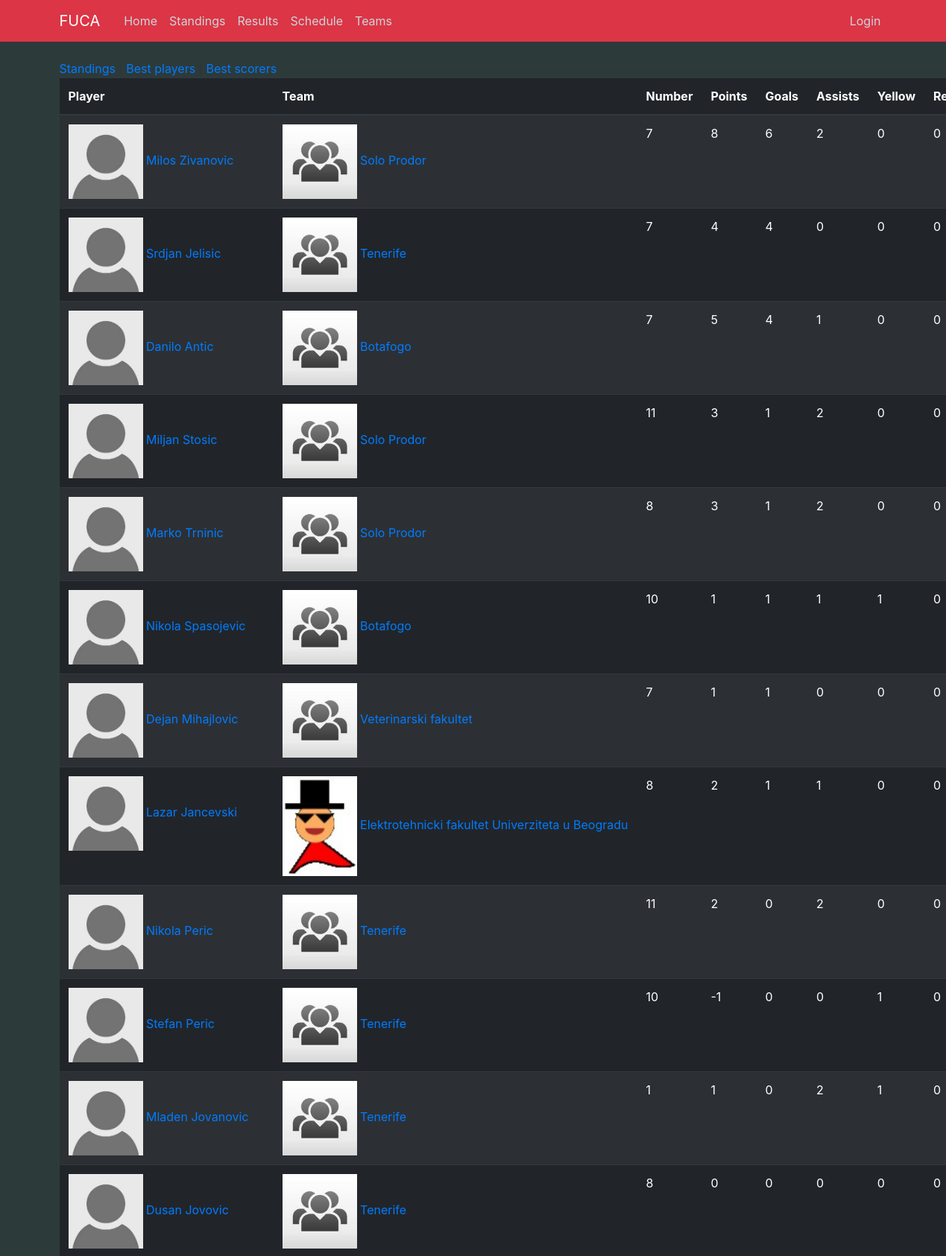
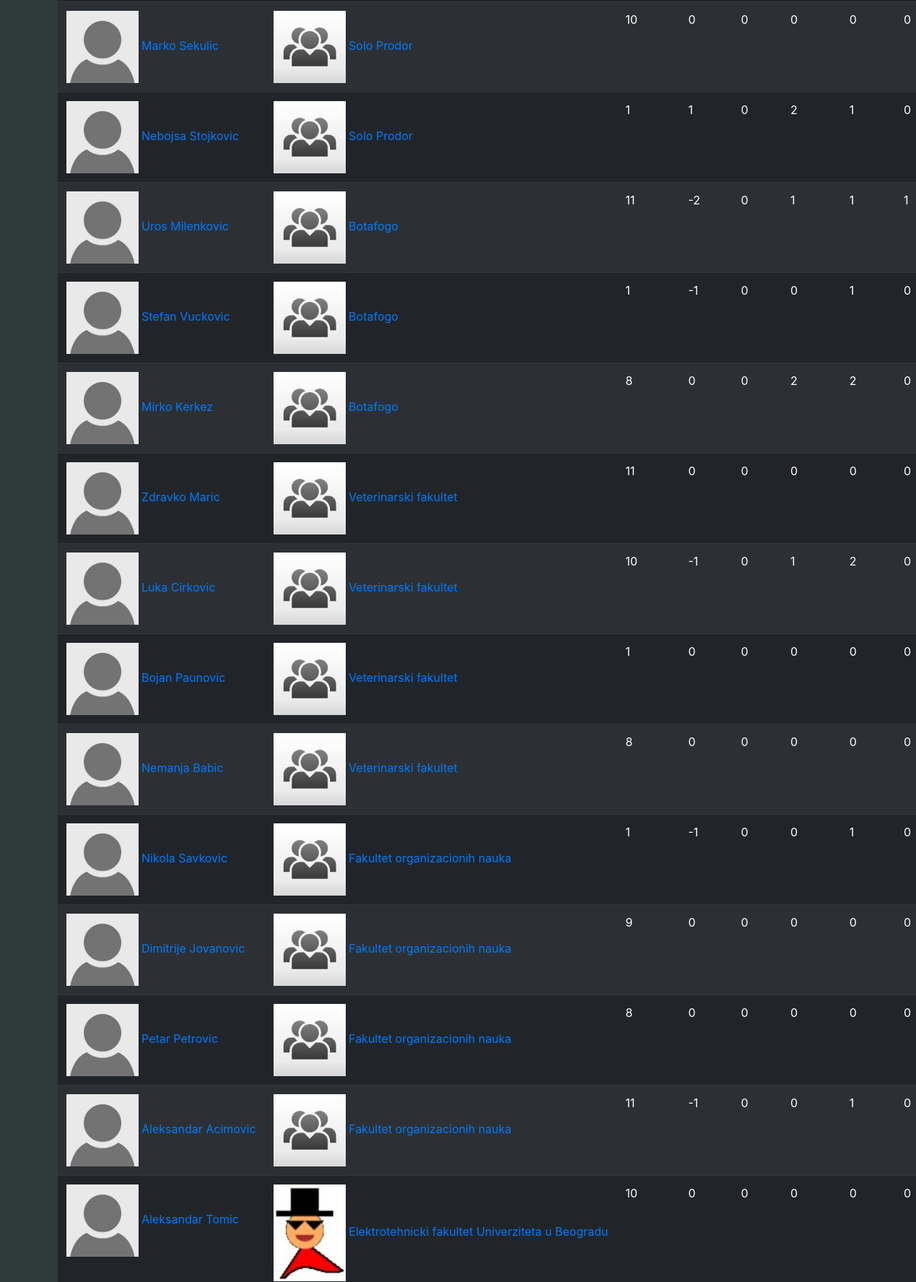
The page /bestscorers (upper part) on the database its author committed (2 pictures, top to bottom).
### fuca/models.py (models this page shows, shortened)
class Player(db.Model):
    __tablename__ = 'player'
    id          = db.Column(db.Integer,     primary_key=True)
    name        = db.Column(db.String(100), nullable=False)
    birthdate   = db.Column(db.DateTime,    nullable=False)
    number      = db.Column(db.Integer,     nullable=False)
    image       = db.Column(db.String(20),  nullable=False, default='default.jpg')
    email       = db.Column(db.String(120), unique=True,    nullable=False)
    password    = db.Column(db.String(60))
    team_id     = db.Column(db.Integer, db.ForeignKey('team.id'), nullable=False)
    statistics  = db.relationship('Statistics', backref='player', lazy=True)
    def goals(self):
        goals = 0
        for stat in self.statistics:
            goals += stat.goals
        return goals
    def assists(self):
        assists = 0
        for stat in self.statistics:
            assists += stat.assists
        return assists
    def red(self):
        red = 0
        for stat in self.statistics:
            red += stat.red
        return red
    def yellow(self):
        yellow = 0
        for stat in self.statistics:
            yellow += stat.yellow
        return yellow
    def points(self):
        return self.goals() + self.assists() - self.yellow() - 2 * self.red()
    def jinja_dict(self):
        return {'name'          : self.name,
                'birthdate'     : self.birthdate,
                'image'         : self.image,
                'email'         : self.email,
                'team'          : self.team,
                'number'        : self.number,
                'goals'         : self.goals(),
                'assists'       : self.assists(),
                'red'           : self.red(),
                'yellow'        : self.yellow(),
                'points'        : self.points(),
                'id'            : self.id,
                'team_id'       : self.team_id}

class Team(db.Model):
    __tablename__ = 'team'
    id          = db.Column(db.Integer,     primary_key=True)
    name        = db.Column(db.String(100), nullable=False, unique=True)
    matches     = db.Column(db.Integer,     nullable=False, default=0)
    wins        = db.Column(db.Integer,     nullable=False, default=0)
    losses      = db.Column(db.Integer,     nullable=False, default=0)
    draws       = db.Column(db.Integer,     nullable=False, default=0)
    goal_diff   = db.Column(db.Integer,     nullable=False, default=0)
    logo_image  = db.Column(db.String(20),  nullable=False, default='default.jpg')
    captain_id  = db.Column(db.Integer, db.ForeignKey('player.id'))
    host_matches    = db.relationship('Match',  backref='host_team',    lazy=True,  foreign_keys=Match.host_team_id)
    guest_matches   = db.relationship('Match',  backref='guest_team',   lazy=True,  foreign_keys=Match.guest_team_id)
    players         = db.relationship('Player', backref='team',         lazy=True,  foreign_keys=Player.team_id)

class Statistics(db.Model):
    __tablename__ = 'statistics'
    id          = db.Column(db.Integer, primary_key=True)
    goals       = db.Column(db.Integer, nullable=False)
    assists     = db.Column(db.Integer, nullable=False)
    yellow      = db.Column(db.Integer, nullable=False)
    red         = db.Column(db.Integer, nullable=False)
    player_id   = db.Column(db.Integer, db.ForeignKey('player.id'), nullable=False)
    match_id    = db.Column(db.Integer, db.ForeignKey('match.id'),  nullable=False)

### fuca/routes/standings_routes.py (the view)
@app.route("/bestscorers")
def bestscorers():
    players_db = Player.query.all()
    players = [player.jinja_dict() for player in players_db]
    players = sorted(players, key=lambda player: player['goals'])[::-1]
    for player in players:
        player['image'] = url_for('static', filename='images/players/{}'.format(player['image']))
        player['team_id'] = player['team'].id
        player['team_name'] = player['team'].name
        player['team_logo'] = url_for('static', filename='images/teams/{}'.format(player['team'].logo_image))
    return render_template('standings/best-scorers.html', players=players, title='Best Scorers')

### fuca/templates/standings/best-scorers.html
{% extends 'standings/standings-layout.html' %}
{% block standings_content %}
<table class="table table-dark table-striped table-hover">
    <thead>
        <th>Player</th>
        <th>Team</th>
        <th>Number</th>
        <th>Points</th>
        <th>Goals</th>
        <th>Assists</th>
        <th>Yellow</th>
        <th>Red</th>
    </thead>
    {% for player in players %}
        <tr>
            <td style="white-space:nowrap">
                <a href="{{ url_for('player', id=player.id)}}">
                    <img src="{{ player.image }}" width="100">
                    {{ player.name }}
                </a>
            </td>
            <td style="white-space:nowrap">
                <a href="{{ url_for('team', id=player.team_id)}}">
                    <img src="{{ player.team_logo }}" width="100">
                    {{ player.team_name }}
                </a>
            </td>
            <td>{{ player.number }}</td>
            <td>{{ player.points }}</td>
            <td>{{ player.goals }}</td>
            <td>{{ player.assists }}</td>
            <td>{{ player.yellow }}</td>
            <td>{{ player.red }}</td>
        </tr>
    {% endfor %}
</table>
{% endblock standings_content %}

### fuca/static/main.css (style rules this page uses)
body { background: #fafafa; color: #333333; margin-top: 5rem; }
.dark-background { background-color:#2D3A3A; }

### rows shown on the page
Player: name "Milos Zivanovic"
Team: team_name "Solo Prodor" "Solo Prodor" "Solo Prodor" "Solo Prodor" "Solo Prodor"
Statistics: name "Srdjan Jelisic", team_name "Tenerife", number "7", points "4", goals "4", assists "0", yellow "0", red "0", name "Danilo Antic", team_name "Botafogo", points "5", assists "1"
Player: name "Miljan Stosic"
Player: name "Marko Trninic"
Player: name "Nikola Spasojevic"
Team: team_name "Botafogo" "Botafogo" "Botafogo" "Botafogo"
Player: name "Dejan Mihajlovic"
Team: team_name "Veterinarski fakultet" "Veterinarski fakultet" "Veterinarski fakultet" "Veterinarski fakultet" "Veterinarski fakultet"
Player: name "Lazar Jancevski"
Team: team_name "Elektrotehnicki fakultet Univerziteta u Beogradu" "Elektrotehnicki fakultet Univerziteta u Beogradu"
Statistics: name "Nikola Peric", team_name "Tenerife", number "11", points "2", goals "0", assists "2", yellow "0", red "0", name "Aleksandar Acimovic", team_name "Fakultet organizacionih nauka", points "-1", assists "0", yellow "1"
Player: name "Stefan Peric"
Team: team_name "Tenerife" "Tenerife" "Tenerife"
Player: name "Mladen Jovanovic"
Player: name "Dusan Jovovic"
Player: name "Marko Sekulic"
Player: name "Nebojsa Stojkovic"
Player: name "Uros Milenkovic"
Player: name "Stefan Vuckovic"
Player: name "Mirko Kerkez"
Player: name "Zdravko Maric"
Player: name "Luka Cirkovic"
Player: name "Bojan Paunovic"
Player: name "Nemanja Babic"
Player: name "Nikola Savkovic"
Team: team_name "Fakultet organizacionih nauka" "Fakultet organizacionih nauka" "Fakultet organizacionih nauka"
Player: name "Dimitrije Jovanovic"
Player: name "Petar Petrovic"
Player: name "Aleksandar Tomic"

### other values the page prints
{{ player.number }} "7" "11" "8" "10" "7" "8" "10" "1" "8" "10" "1" "11" "1" "8" "11" "10" "1" "8" "1" "9" "8" "10"
{{ player.points }} "8" "3" "3" "1" "1" "2" "-1" "1" "0" "0" "1" "-2" "-1" "0" "0" "-1" "0" "0" "-1" "0" "0" "0"
{{ player.goals }} "6" "1" "1" "1" "1" "1" "0" "0" "0" "0" "0" "0" "0" "0" "0" "0" "0" "0" "0" "0" "0" "0"
{{ player.assists }} "2" "2" "2" "1" "0" "1" "0" "2" "0" "0" "2" "1" "0" "2" "0" "1" "0" "0" "0" "0" "0" "0"
{{ player.yellow }} "0" "0" "0" "1" "0" "0" "1" "1" "0" "0" "1" "1" "1" "2" "0" "2" "0" "0" "1" "0" "0" "0"
{{ player.red }} "0" "0" "0" "0" "0" "0" "0" "0" "0" "0" "0" "1" "0" "0" "0" "0" "0" "0" "0" "0" "0" "0"
